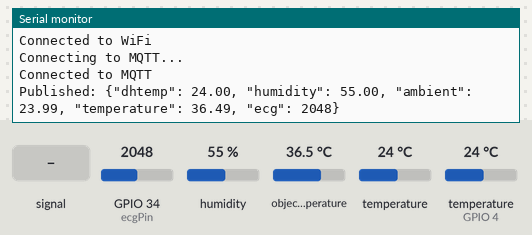
The sketch below on a simulated ESP32. Shown: the last lines printed to the serial monitor. Inputs (shaded band) come from the test bench; at power-on: humidity 55 %, object temperature 36.5 °C, GPIO 34 (ecgPin) = 2048, temperature 24 °C, temperature (sensor on GPIO 4) 24 °C. WiFi joins after 1.5 s; servers stay silent unless stated; no MQTT or app messages arrive unless stated.

Above: at 2.7 s.
2.8 s: GPIO 34 (ecgPin) fed a 200 Hz sine of ±327 counts around its level
At 7.7 s:
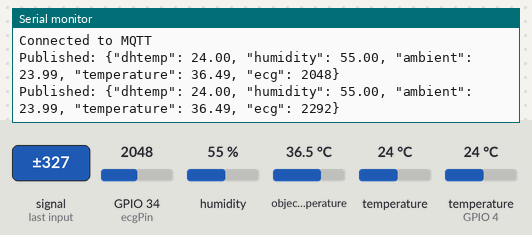
8.8 s: humidity set to 22 %
At 12.5 s:
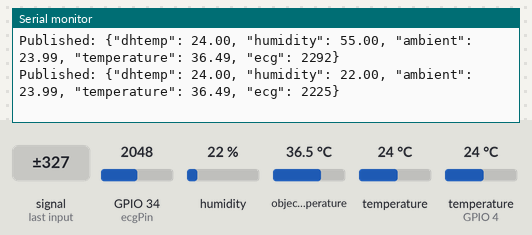
14.8 s: object temperature set to 20 °C
At 17.4 s:
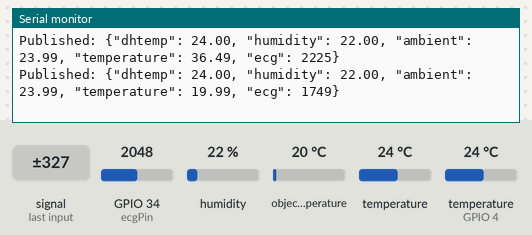
20.8 s: GPIO 34 (ecgPin) set to 2866
At 22.3 s:
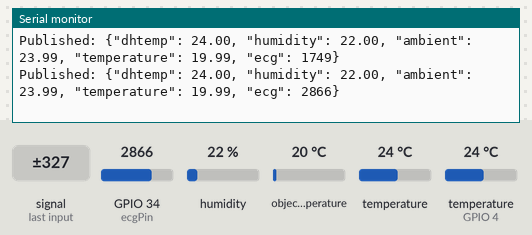
26.8 s: temperature (sensor 0) set to 12 °C
At 26.8 s:
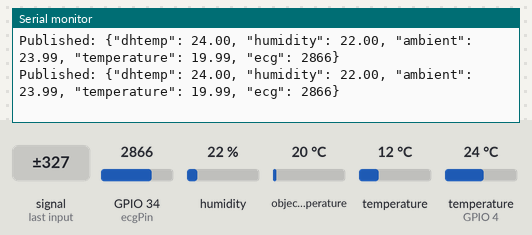
32.8 s: temperature (sensor on GPIO 4) set to 12 °C
At 38.1 s:
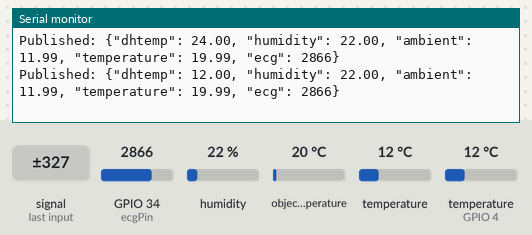
Timing chart, 0 to 39.6 s (numbered marks = the images above; inputs shaded):
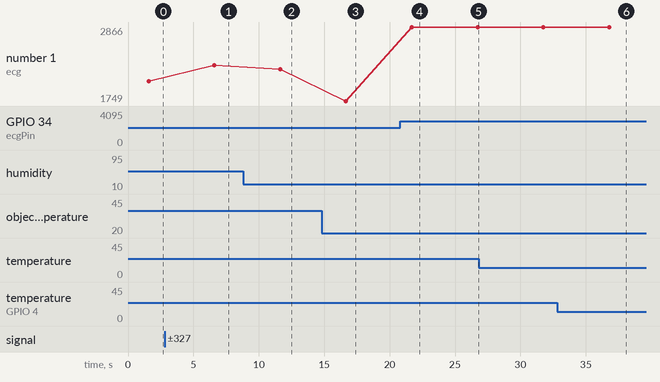

The sketch:

Patient_Health_Monitoring_System.ino
```cpp
#include <Wire.h>
#include <Adafruit_MLX90614.h>
#include <WiFi.h>
#include <PubSubClient.h>
#include "DHT.h"

#define MQTT_CLIENT_NAME "mymqttclient"

// WiFi credentials
const char* ssid = "Prateek";
const char* password = "11225678";

// Ubidots details
const char* mqttBroker = "industrial.api.ubidots.com";
const int mqttPort = 1883;  // Use 8883 for SSL/TLS
const char* mqttToken = "BBUS-4IzMzZigF2aFiBqPMVvsTs6o3W0RSY";  // Replace with your Ubidots token
const char* deviceLabel = "esp32";  // Replace with your device label
const char* tempVarLabel = "dhtemp";
const char* humVarLabel = "humidity";
const char* ecgVarLabel = "ecg";
const char* mlxAmbientTempVarLabel = "ambient";
const char* mlxObjectTempVarLabel = "temperature";

// Initialize MLX90614
Adafruit_MLX90614 mlx = Adafruit_MLX90614();

// Initialize DHT sensor
#define DHTPIN 4     // Digital pin connected to the DHT sensor
#define DHTTYPE DHT11   // DHT11 or DHT22
DHT dht(DHTPIN, DHTTYPE);

// Initialize WiFi and MQTT clients
WiFiClient wifiClient;
PubSubClient client(wifiClient);

// Pin for ECG sensor
const int ecgPin = 34;

void setup() {
  Serial.begin(115200);
  mlx.begin();
  dht.begin();

  WiFi.begin(ssid, password);
  while (WiFi.status() != WL_CONNECTED) {
    delay(500);
    Serial.println("Connecting to WiFi...");
  }
  Serial.println("Connected to WiFi");

  client.setServer(mqttBroker, mqttPort);

  while (!client.connected()) {
    Serial.println("Connecting to MQTT...");
    if (client.connect("ESP32Client", mqttToken, "")) {
      Serial.println("Connected to MQTT");
    } else {
      Serial.print("Failed with state ");
      Serial.println(client.state());
      delay(2000);
    }
  }
}

void loop() {
  if (!client.connected()) {
    reconnect();
  }
  client.loop();

  // Read temperature and humidity from DHT11
  float temperature = dht.readTemperature();
  float humidity = dht.readHumidity();

  // Check if any reads failed and exit early (to try again).
  if (isnan(temperature) || isnan(humidity)) {
    Serial.println("Failed to read from DHT sensor!");
    return;
  }

  // Read temperature from MLX90614
  float ambientTemp = mlx.readAmbientTempC();
  float objectTemp = mlx.readObjectTempC();

  // Read ECG value
  int ecgValue = analogRead(ecgPin);

  // Prepare JSON payload
  char payload[300];
  snprintf(payload, sizeof(payload), "{\"%s\": %.2f, \"%s\": %.2f, \"%s\": %.2f, \"%s\": %.2f, \"%s\": %d}",
           tempVarLabel, temperature, humVarLabel, humidity,
           mlxAmbientTempVarLabel, ambientTemp, mlxObjectTempVarLabel, objectTemp,
           ecgVarLabel, ecgValue);

  // Topic
  char topic[150];
  snprintf(topic, sizeof(topic), "/v1.6/devices/%s", deviceLabel);

  // Publish data
  client.publish(topic, payload);
  Serial.print("Published: ");
  Serial.println(payload);

  delay(5000);  // Publish every 5 seconds
}

void reconnect() {
  while (!client.connected()) {
    Serial.println("Reconnecting to MQTT...");
    if (client.connect("ESP32Client", mqttToken, "")) {
      Serial.println("Reconnected to MQTT");
    } else {
      Serial.print("Failed with state ");
      Serial.println(client.state());
      delay(2000);
    }
  }
}
```

Measured:
- after the input at 2.8 s, the serial monitor: prints a new line after 3.8 s (image 1)
- after the input at 8.8 s, the serial monitor: prints a new line after 2.8 s (image 2)
- after the input at 14.8 s, the serial monitor: prints a new line after 1.9 s (image 3)
- after the input at 20.8 s, the serial monitor: prints a new line after 0.89 s (image 4)
- after the input at 32.8 s, the serial monitor: prints a new line after 4.0 s (image 6)
- plotted number 1: 2048 → 2292 after the input at 2.8 s, 1749 → 2866 after the input at 20.8 s
